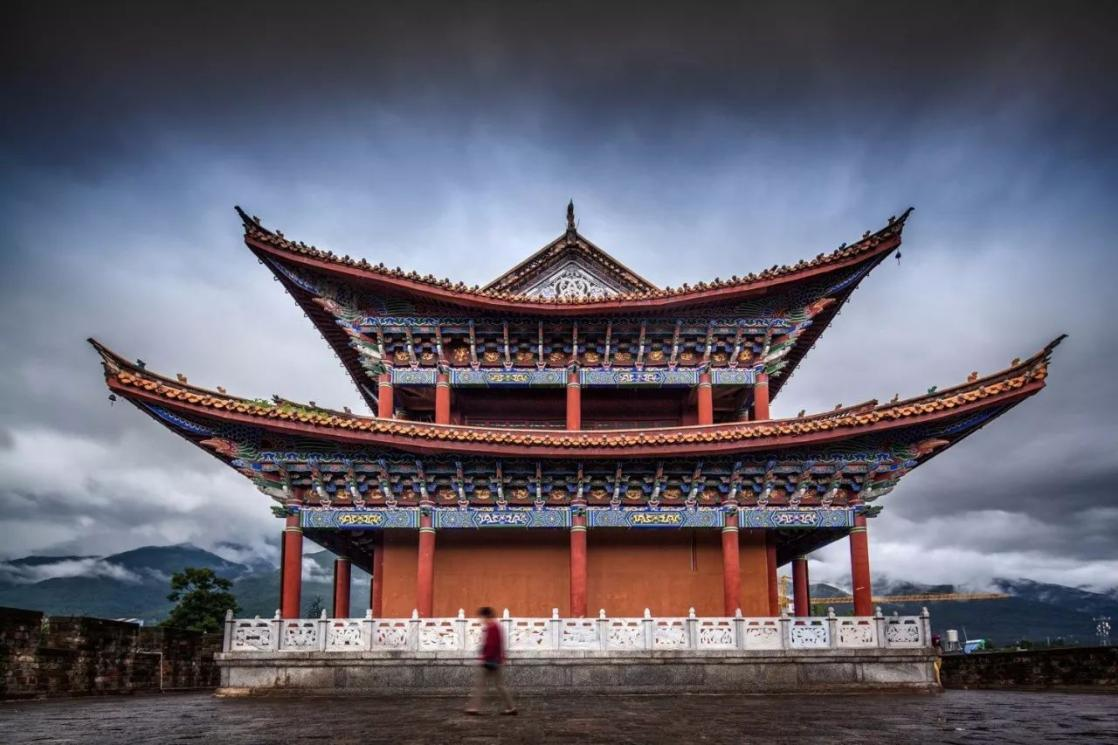
#> input picture Canny边缘检测和Harris角点检测/temple.jpg, 1118 x 745 px
$ python harris_experiments.py   (older library calls are emulated)
#> lines starting #> are read from the running program, lines starting #| are printed output that depends on the picture; after the words box and inside, x2 and y2 are one past the last pixel; in counts of white or black regions, pixels touching at a corner belong together
import cv2
import numpy as np
import os


def harris_core(img, k, win, threshold_ratio):
    """核心算法逻辑：返回标记好角点的图片"""
    gray = cv2.cvtColor(img, cv2.COLOR_BGR2GRAY).astype(np.float32)
    Ix = cv2.Sobel(gray, cv2.CV_64F, 1, 0, ksize=3)
    Iy = cv2.Sobel(gray, cv2.CV_64F, 0, 1, ksize=3)

    Ixx = cv2.GaussianBlur(Ix ** 2, (win, win), 0)
    Iyy = cv2.GaussianBlur(Iy ** 2, (win, win), 0)
    Ixy = cv2.GaussianBlur(Ix * Iy, (win, win), 0)

    det_M = (Ixx * Iyy) - (Ixy ** 2)
    trace_M = Ixx + Iyy
    R = det_M - k * (trace_M ** 2)

    R_max = cv2.dilate(R, None)
    threshold = threshold_ratio * R.max()
    corner_mask = (R == R_max) & (R > threshold)

    result = np.copy(img)
    # 使用坐标画圆，看得更清楚
    coords = np.argwhere(corner_mask)
    for y, x in coords:
        cv2.circle(result, (x, y), 2, (0, 0, 255), -1)
    return result, len(coords)


def run_parameter_experiments(image_path):
#> called with image_path = 'temple.jpg'
    img = cv2.imread(image_path)
#> img is the input picture: shape (745, 1118, 3); mean B, G, R 109.6, 97.6, 100.8
    if img is None: return print("找不到图片")

    output_dir = "harris_experiments"
    if not os.path.exists(output_dir): os.makedirs(output_dir)

    # --- 实验参数设置 ---
    # 1. 测试 k 的影响 (保持 win=3, ratio=0.0005)
    k_list = [0.02, 0.04, 0.08, 0.15]

    # 2. 测试 Window Size 的影响 (保持 k=0.04, ratio=0.0005)
    win_list = [3, 5, 9, 15]

    # 3. 测试 Threshold Ratio 的影响 (保持 k=0.04, win=3)
    ratio_list = [0.0001, 0.0005, 0.005, 0.05]

    print("开始生成实验对比图...")

    # 执行实验 1: 改变 k
    for k in k_list:
        res, count = harris_core(img, k, 3, 0.0005)
        cv2.imwrite(f"{output_dir}/exp_k_{k}.png", res)
        print(f"已保存 k={k}, 角点数: {count}")
#> this loop made 4 passes
#> (threshold in harris_core, count) on passes 1 to 4: (6092802, 7589), (5244591.3, 7319), (3768363.7, 7027), (2091382.9, 6722)
#| 已保存 k=0.02, 角点数: 7589
#| 已保存 k=0.04, 角点数: 7319
#| 已保存 k=0.08, 角点数: 7027
#| 已保存 k=0.15, 角点数: 6722

    # 执行实验 2: 改变 Window Size
    for win in win_list:
        res, count = harris_core(img, 0.04, win, 0.0005)
        cv2.imwrite(f"{output_dir}/exp_win_{win}.png", res)
        print(f"已保存 win={win}, 角点数: {count}")
#> this loop made 4 passes
#> (threshold in harris_core, count) on passes 1 to 4: (5244591.3, 7319), (5247783.3, 4873), (3309635.8, 2504), (1571431.7, 1400)
#| 已保存 win=3, 角点数: 7319
#| 已保存 win=5, 角点数: 4873
#| 已保存 win=9, 角点数: 2504
#| 已保存 win=15, 角点数: 1400
#> pass 1, in harris_core (call 5), `Ixy = cv2.GaussianBlur(Ix * Iy, (win, win), 0)`:
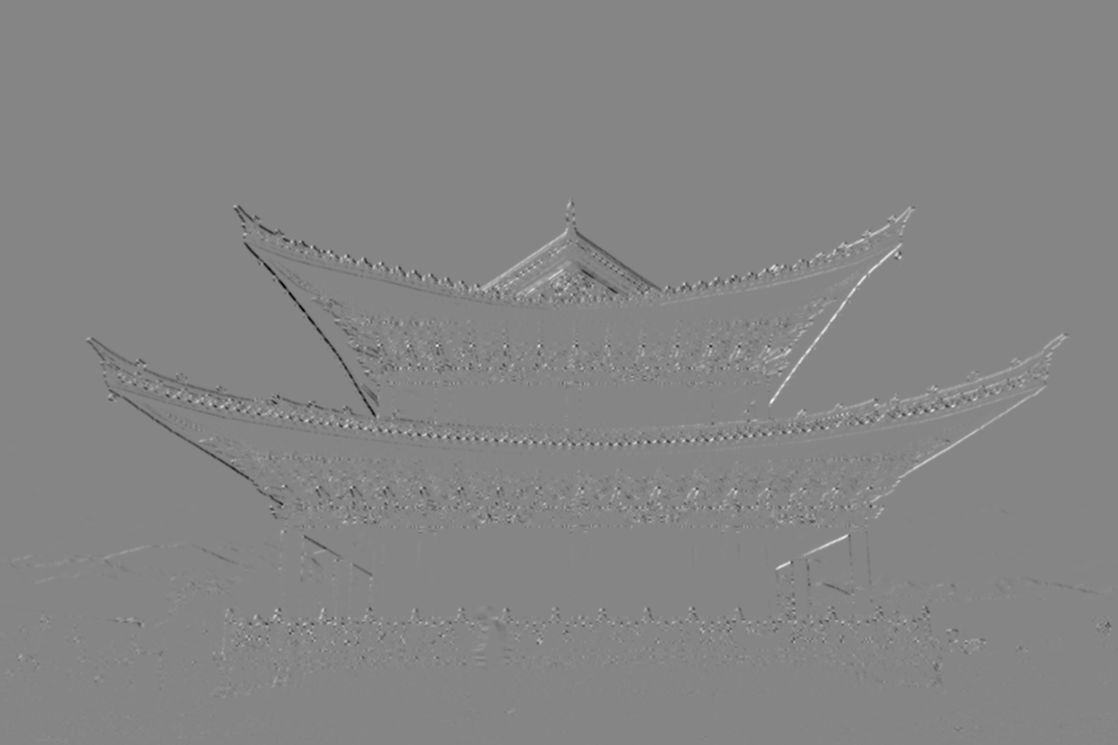
#> Ixy: shape (745, 1118) float64; min -159001.1, max 144125.3, mean -25.2; drawn with min black and max white

    # 执行实验 3: 改变 Threshold
    for ratio in ratio_list:
        res, count = harris_core(img, 0.04, 3, ratio)
        cv2.imwrite(f"{output_dir}/exp_ratio_{ratio}.png", res)
        print(f"已保存 ratio={ratio}, 角点数: {count}")
#> this loop made 4 passes
#> (threshold in harris_core, count) on passes 1 to 4: (1048918.3, 10269), (5244591.3, 7319), (52445912.8, 4545), (524459127.6, 1988)
#| 已保存 ratio=0.0001, 角点数: 10269
#| 已保存 ratio=0.0005, 角点数: 7319
#| 已保存 ratio=0.005, 角点数: 4545
#| 已保存 ratio=0.05, 角点数: 1988
#> pass 1, in harris_core (call 9), `R = det_M - k * (trace_M ** 2)`:
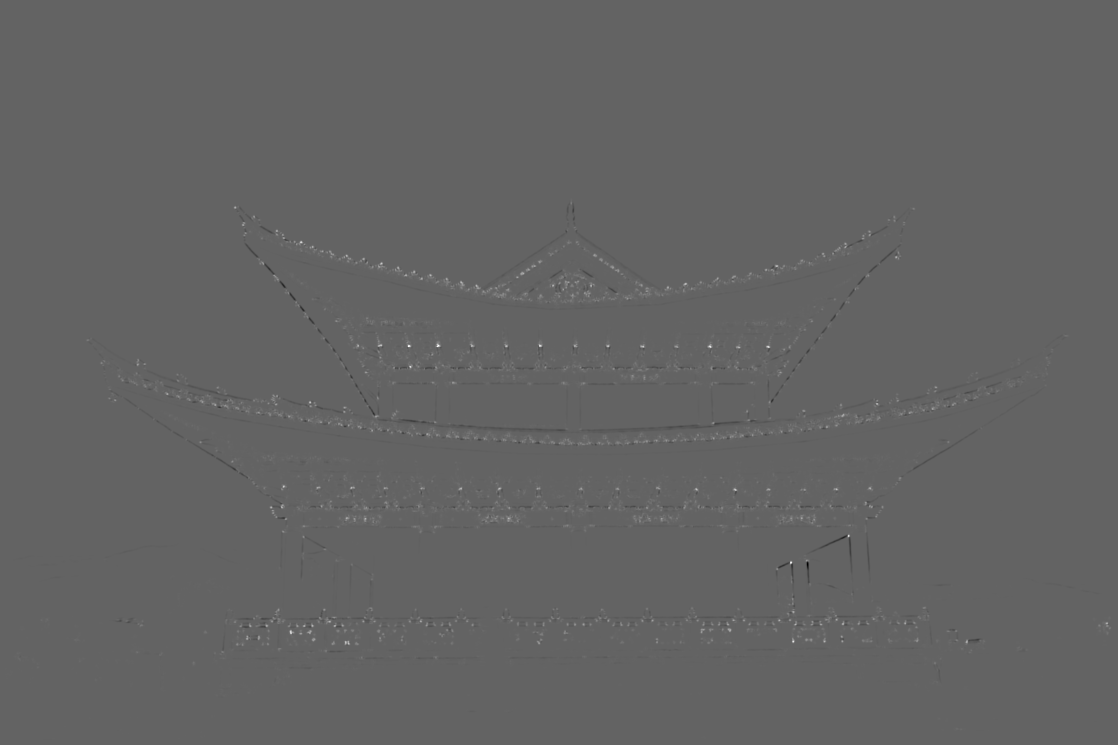
#> R: shape (745, 1118) float64; min -6.73e+09, max 1.05e+10, mean 12561664.2; drawn with min black and max white
#> pass 1, in harris_core (call 9), `R_max = cv2.dilate(R, None)`:
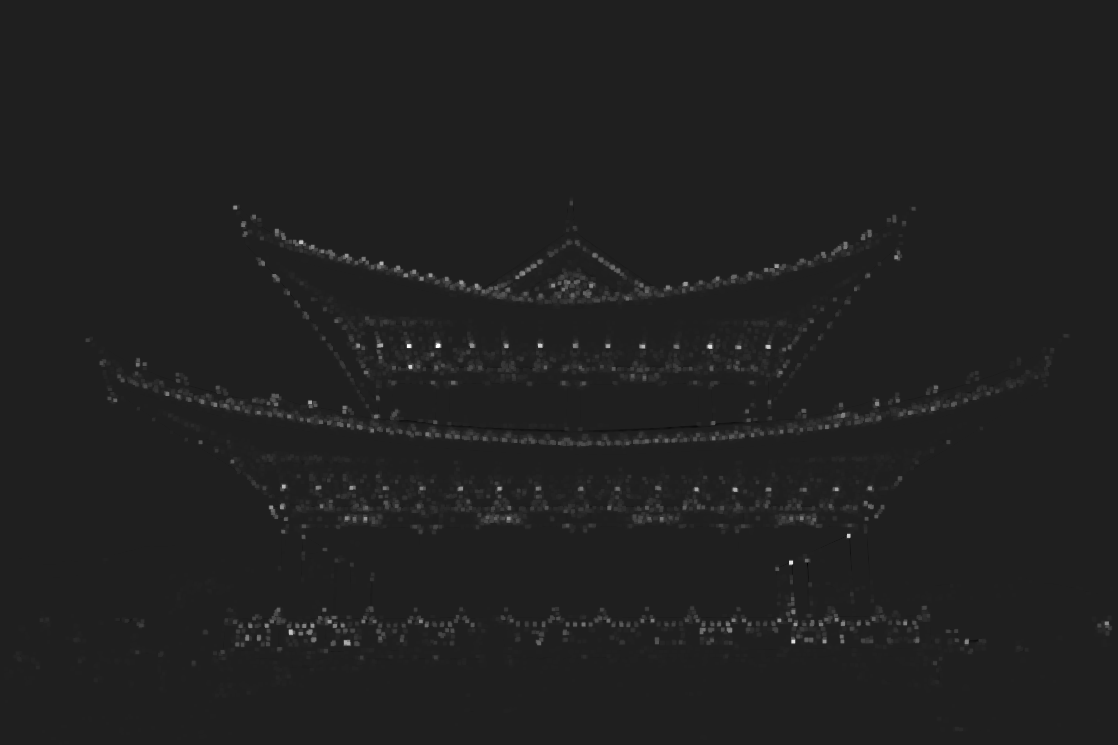
#> R_max: shape (745, 1118) float64; min -1.48e+09, max 1.05e+10, mean 72570518.1; drawn with min black and max white
#> pass 1, in harris_core (call 9), `corner_mask = (R == R_max) & (R > threshold)`:
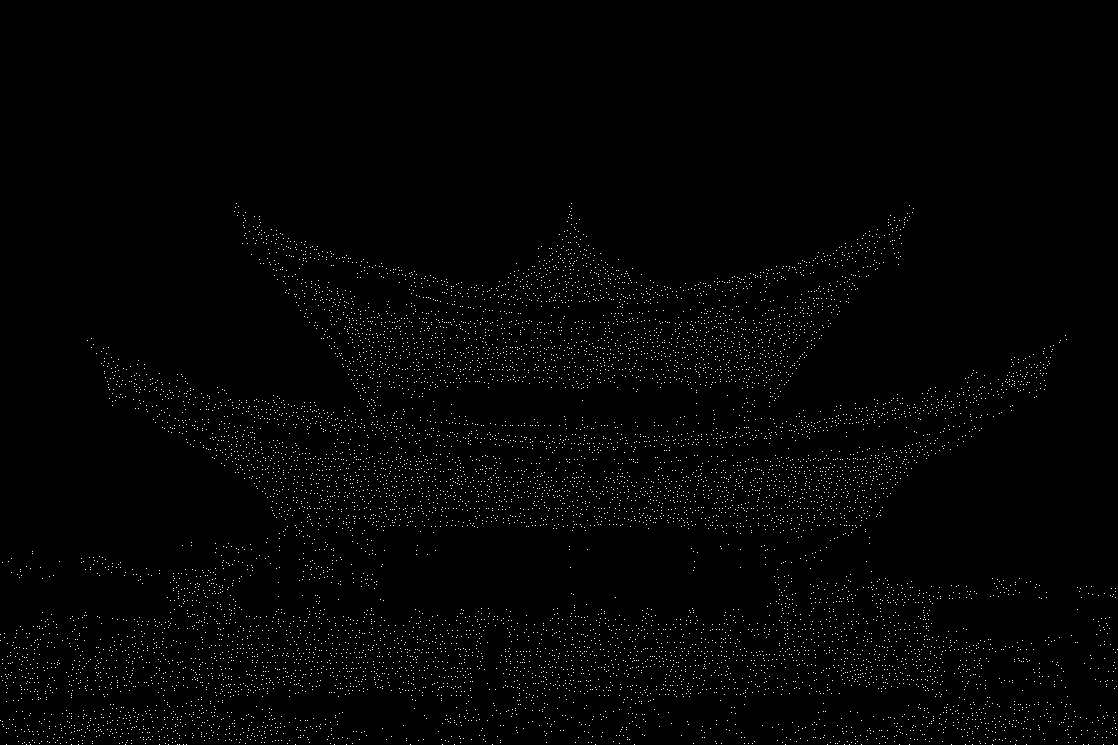
#> corner_mask: shape (745, 1118) bool; 1.2% white in thin lines or dots, all inside (x1, y1, x2, y2) = (0, 203, 1118, 745)
#> pass 1, in run_parameter_experiments, `res, count = harris_core(img, 0.04, 3, ratio)`:
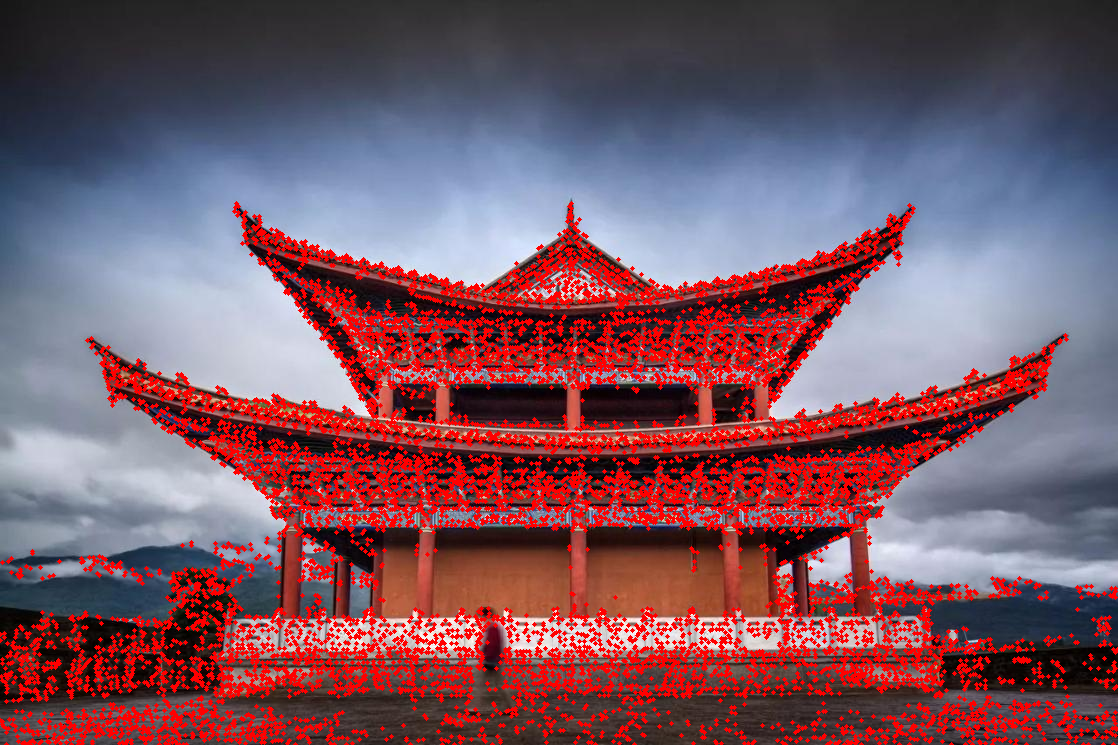
#> res: shape (745, 1118, 3); mean B, G, R 97.4, 85.6, 123.3

    print(f"\n✅ 所有实验完成！请查看文件夹: {output_dir}")


if __name__ == "__main__":
    run_parameter_experiments('temple.jpg')

$ run again, with Canny边缘检测和Harris角点检测/dog.jpg copied over Canny边缘检测和Harris角点检测/temple.jpg
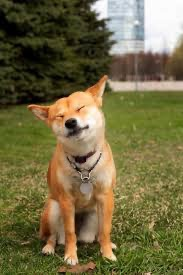
#> input picture Canny边缘检测和Harris角点检测/dog.jpg, 183 x 275 px
#> in run_parameter_experiments, img is the input picture: shape (275, 183, 3); mean B, G, R 67.3, 106.4, 115
#> the loop in run_parameter_experiments, `for k in k_list:` made 4 passes
#> (threshold in harris_core, count) on passes 1 to 4: (4457183.3, 1213), (4010652.5, 1205), (3117590.9, 1221), (1554733.2, 1260)
#> (printed output is left out)
#> the loop in run_parameter_experiments, `for win in win_list:` made 4 passes
#> (threshold in harris_core, count) on passes 1 to 4: (4010652.5, 1205), (3456841, 899), (1750857.1, 466), (855832, 226)
#> (printed output is left out)
#> the loop in run_parameter_experiments, `for ratio in ratio_list:` made 4 passes
#> (threshold in harris_core, count) on passes 1 to 4: (802130.5, 1624), (4010652.5, 1205), (40106525, 560), (401065250.2, 101)
#> (printed output is left out)
#> pass 1, in harris_core (call 9), `corner_mask = (R == R_max) & (R > threshold)`:
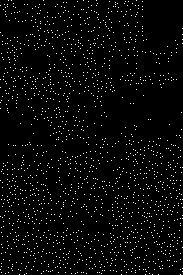
#> corner_mask: shape (275, 183) bool; 3.2% white in thin lines or dots
#> pass 1, in run_parameter_experiments, `res, count = harris_core(img, 0.04, 3, ratio)`:
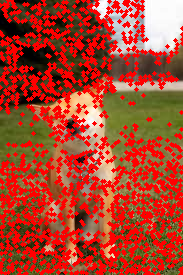
#> res: shape (275, 183, 3); mean B, G, R 44.5, 69.1, 169
